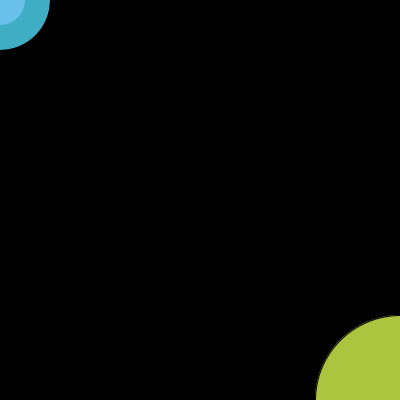
Frame 1 (no input)
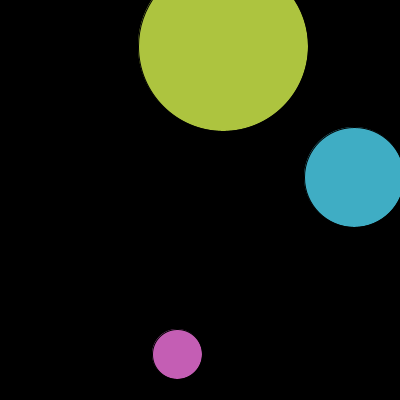
Frame 60 (the mouse pressed at the canvas centre just before this capture)
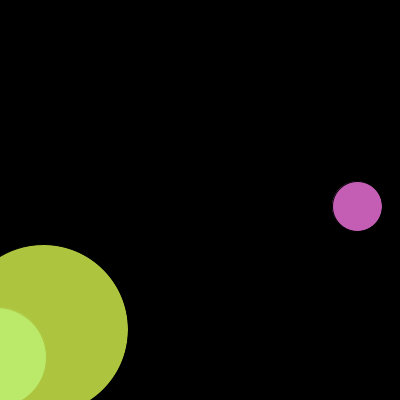
Frame 120 (the mouse held since frame 60 and released just before this capture)

The Processing sketch that drew these frames (run headless with seeded random() and noise(); from frame 60 on, the mouse is pressed at the canvas centre):

// Processing sketch: processing_14886
// ── processing_14886.pde

float x = 0;
float y = 0;
float xspeed = 3;
float yspeed = 6;
float a = 0;
float b = 0;
float aspeed = 6;
float bspeed = 3;
float p = 400;
float q = 400;
float pspeed = -3;
float qspeed = -6;

void setup(){
  size(400,400);
}

void draw(){
  background(0);
  fill(250,120,230,200);
  ellipse(x,y,50,50);
  x = x + xspeed;
  y = y + yspeed;
  if (x > 400){
    xspeed = -3;
  }else if(x<0){
  xspeed = 3;
  }  
  
  if (y > 400){
    yspeed = -random(20);
  }
  
  if (y<0){
    yspeed = random(20);
  }


  fill(80,220,250,200);
  ellipse(a,b,100,100);
  a = a + aspeed;
  b = b + bspeed;
  
  if (b > 400){
    bspeed = -3;
  }else if(b < 0){
   bspeed = 3;
}

if (a > 400){
  aspeed = -random(30);
}
if (a < 0){
  aspeed = random(30);
  
}


fill(220,250,80,200);
  ellipse(p,q,170,170);
  p = p + pspeed;
  q = q + qspeed;
  
  if (p < 0){
    pspeed = 3;
  }else if(p > 400){
   pspeed = -3;
}

if (q < 0){
  qspeed = random(50);
}
if (q > 400){
  qspeed = -random(50);
  
}
}
